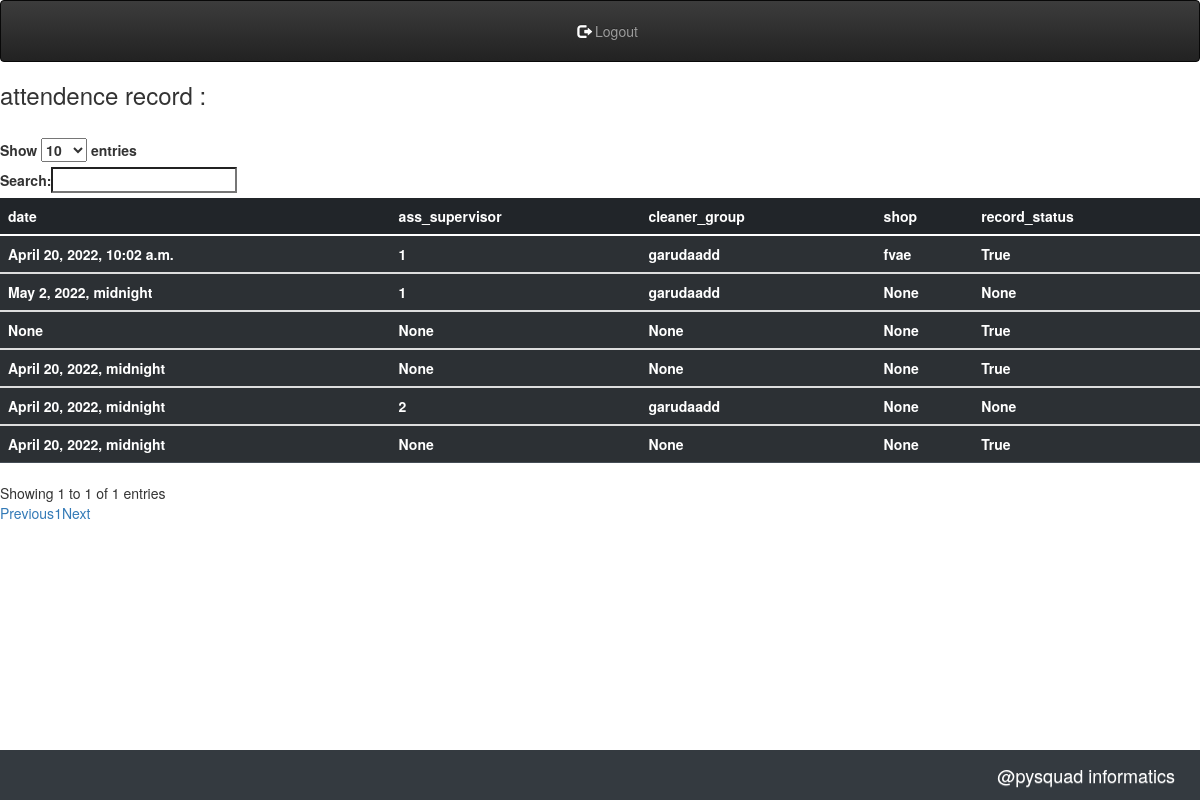
The page /acsupervisoelist/ (signed in) on the database its author committed.
### shop_app/models.py (models this page shows)
class Assigncleanerd(models.Model):
    date= models.DateTimeField(default=datetime.now().date(), null=True)
    ass_supervisor = models.ForeignKey(AssistanceSupervisor, on_delete=models.CASCADE, null=True)
    cleaner_group = models.ForeignKey(CleanerGroup, on_delete=models.CASCADE, null=True)
    shop = models.ForeignKey(ShopDetail, on_delete=models.CASCADE, null=True)
    record = models.BooleanField(null=True)

class CleanerGroup(models.Model):
    group_name = models.CharField(max_length=20)
    supervisor = models.ForeignKey(Supervisor, on_delete=models.SET_NULL, null= True, related_name='cleaner_group_supervisor')
    def __str__(self):
        return str(self.group_name)

class ShopDetail(models.Model):
    is_status = models.BooleanField("status", default='True')
    ass_supervisor = models.ForeignKey(AssistanceSupervisor, on_delete=models.CASCADE, null=True)
    shop_detail = models.ForeignKey(Shop, on_delete=models.CASCADE, null=True )
    shop_name = models.CharField(max_length=20, null=True)
    shop_owner = models.ManyToManyField("user_app.ShopOwner", related_name='shopownershopdetail')
    age = models.IntegerField(null=True)
    category = models.ForeignKey(Tax, on_delete=models.CASCADE, null=True)
    city = models.ForeignKey('smt_app.City', on_delete=models.CASCADE, null=True)
    zone = models.ForeignKey('smt_app.Zone', on_delete=models.CASCADE, null=True)
    def __str__(self):
        return str(self.shop_name)

### user_app/models.py (models this page shows)
class AssistanceSupervisor(models.Model):
    user = models.OneToOneField('smt_app.User', on_delete=models.CASCADE, null=True, related_name='ass_supervisor')
    manager = models.ForeignKey(Manager, on_delete=models.CASCADE, null=True)
    supervisor = models.ForeignKey(Supervisor, on_delete=models.CASCADE, null=True)
    name = models.CharField(max_length=10)
    city = models.ForeignKey('smt_app.City', on_delete=models.CASCADE, null=True)
    zone = models.ForeignKey('smt_app.Zone', on_delete=models.CASCADE, null=True)
    def __str__(self):
        return str(self.id)

### shop_app/views.py (the view)
# urls.py: path('acsupervisoelist/', AssignCleanersupervisorListView.as_view(), name="acsupervisoelist"),
@method_decorator(login_required, name='dispatch')
class AssignCleanersupervisorListView(ListView):
    model = Assigncleanerd
    template_name = 'assign_cleaner_group/supervisor_list.html'

### template/assign_cleaner_group/supervisor_list.html (shortened to what this page needs)
{% extends "base.html" %}
{% block content %}
<body>
    <form action="" method="post" id="frm" >
        {% csrf_token %}
        <h3> attendence record : </h3>
        <br/>
        <table id="example" class="table table-striped table-dark" style="width:100%">
    <thead>
    <tr>
        <th scope="col"> date </th>
        <th scope="col"> ass_supervisor</th>
        <th scope="col"> cleaner_group</th>
        <th scope="col"> shop</th>
        <th scope="col"> record_status </th>
    </tr>
    </thead>
        <tbody>
        <tr>
            {% for object in object_list %}
            <th>{{ object.date }}</th>
            <th>{{ object.ass_supervisor }}</th>
            <th>{{ object.cleaner_group }}</th>
             <th>{{ object.shop }}</th>
             <th>{{ object.record }}</th>
        </tr>
       </tbody>
         {% endfor %}
    </table>
</form>
</body>
{%endblock content%}

### rows shown on the page
Assigncleanerd: date "April 20, 2022, 10:02 a.m.", ass_supervisor "1", cleaner_group "garudaadd", shop "fvae", record "True"
Assigncleanerd: date "May 2, 2022, midnight", ass_supervisor "1", cleaner_group "garudaadd", shop "None", record "None"
Assigncleanerd: date "None", ass_supervisor "None", cleaner_group "None", shop "None", record "True"
Assigncleanerd: date "April 20, 2022, midnight", ass_supervisor "None", cleaner_group "None", shop "None", record "True"
Assigncleanerd: date "April 20, 2022, midnight", ass_supervisor "2", cleaner_group "garudaadd", shop "None", record "None"
Assigncleanerd: date "April 20, 2022, midnight", ass_supervisor "None", cleaner_group "None", shop "None", record "True"
